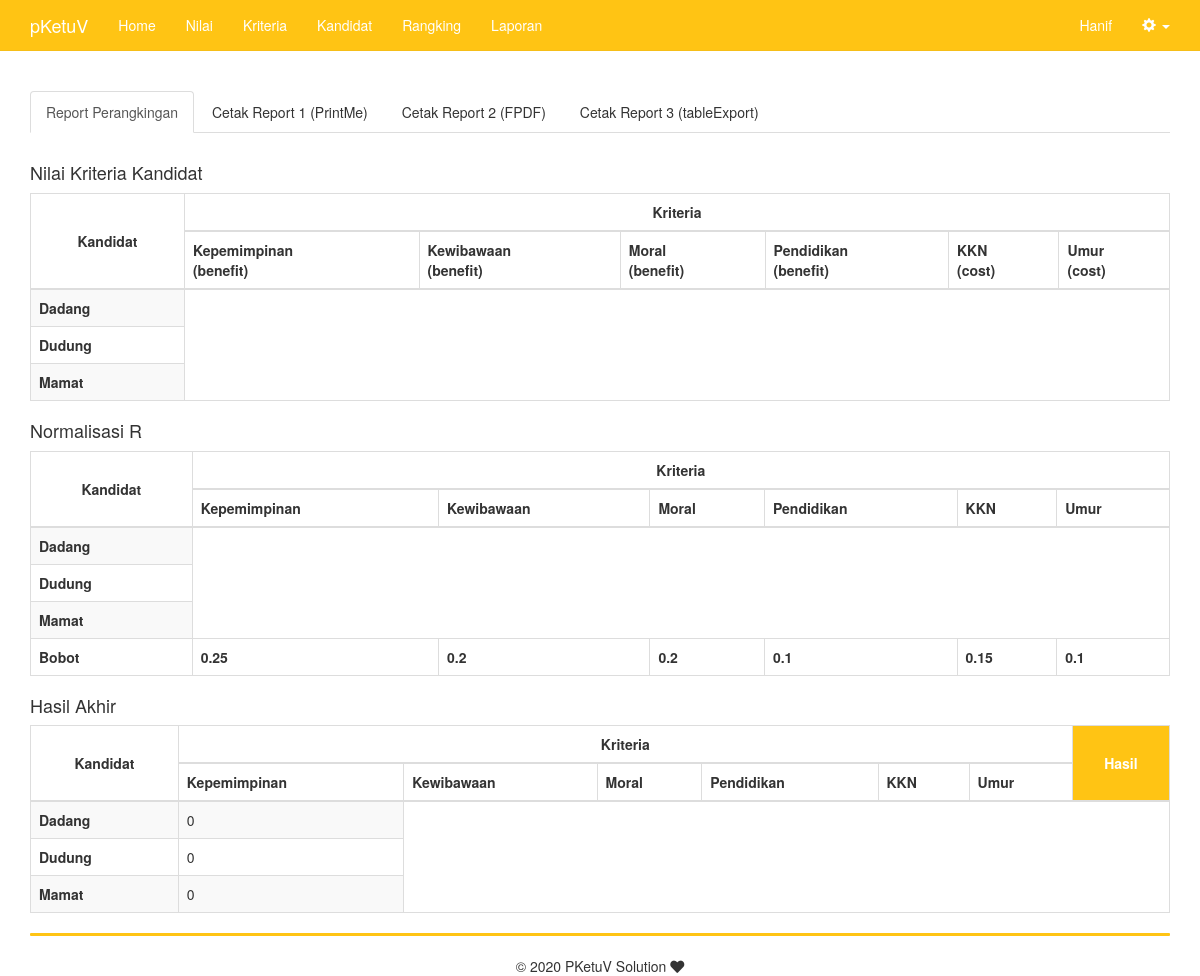
The page /report.php (signed in) on the database its author committed.
### tables this page shows
CREATE TABLE `criteria` (
  `id_kriteria` int(11) NOT NULL,
  `nama_kriteria` varchar(255) NOT NULL,
  `tipe_kriteria` varchar(10) NOT NULL,
  `bobot_kriteria` double NOT NULL
);

CREATE TABLE `candidate` (
  `id_candidate` int(11) NOT NULL,
  `id_pengguna` int(11) NOT NULL,
  `nama_candidate` varchar(255) NOT NULL,
  `hasil_candidate` double NULL
);

### includes/criteria.inc.php (called while the page is built, shortened)
<?php
class criteria{
	private $conn;
	private $table_name = "criteria";
	public function __construct($db){
		$this->conn = $db;
	}
	function readAll(){
		$query = "SELECT * FROM ".$this->table_name." ORDER BY id_kriteria ASC";
		$stmt = $this->conn->prepare( $query );
		$stmt->execute();
		return $stmt;
	}
}
?>

### includes/candidate.inc.php (called while the page is built, shortened)
<?php
class candidate{
	private $conn;
	private $table_name = "candidate";
	public function __construct($db){
		$this->conn = $db;
	}
	function readAll(){
		$query = "SELECT * FROM ".$this->table_name." ORDER BY id_candidate ASC";
		$stmt = $this->conn->prepare( $query );
		$stmt->execute();
		return $stmt;
	}
}
?>

### report.php (the view, shortened to what this page needs)
<?php
if (isset($_SESSION['role'])) {
    if ($_SESSION['role'] === base64_encode('Visitor')) { ?>
        <div class="container">
            <div class="text-center">Halaman ini hanya untuk hak akses Admin dan Peserta saja!</div>
        </div>
    <?php } else {
$config = new Config();
$db = $config->getConnection();
?>
<!DOCTYPE html>
<html lang="en">
  <head>
    <link href="vendor/bootstrap/css/bootstrap.min.css" rel="stylesheet">
    <link href="css/dataTables.bootstrap.min.css" rel="stylesheet">
    <link href="vendor/fontawesome/css/all.min.css" rel="stylesheet">
    <link href="css/custom.css" rel="stylesheet">
  </head>
  <body>
	<nav class="navbar navbar-default navbar-static-top navbar-custom">
	  <div class="container">
		<div class="navbar-header">
		  <a class="navbar-brand" href="/">pKetuV</a>
		</div>
		<div class="collapse navbar-collapse" id="bs-example-navbar-collapse-1">
		  <ul class="nav navbar-nav">
		  	<li><a href="index.php">Home</a></li>
			<?php if (isset($_SESSION['role'])) {
				if ($_SESSION['role'] === base64_encode('Peserta')) { ?>
					<li><a href="report.php">Laporan</a></li>
				<?php } elseif ($_SESSION['role'] === base64_encode('Admin')) { ?>
			<li><a href="value.php">Nilai</a></li>
			<li><a href="criteria.php">Kriteria</a></li>
			<li><a href="candidate.php">Kandidat</a></li>
			<li><a href="ranking.php">Rangking</a></li>
			<li><a href="report.php">Laporan</a></li>
			<?php }
			} ?>
		  </ul>
		  <ul class="nav navbar-nav navbar-right">
			<li><a href="profile.php"><?php echo $_SESSION['nama_lengkap'] ?></a></li>
			<li class="dropdown">
			  <a href="#" class="dropdown-toggle" data-toggle="dropdown" role="button" aria-haspopup="true" aria-expanded="false"><span class="glyphicon glyphicon-cog"></span> <span class="caret"></span></a>
			</li>
		  </ul>
		</div>
	  </div>
	</nav>
    <div id="container" class="container">
<?php
include_once 'includes/candidate.inc.php';
$pro1 = new candidate($db);
$stmt1 = $pro1->readAll();
$stmt1x = $pro1->readAll();
$stmt1y = $pro1->readAll();
include_once 'includes/criteria.inc.php';
$pro2 = new criteria($db);
$stmt2 = $pro2->readAll();
$stmt2x = $pro2->readAll();
$stmt2y = $pro2->readAll();
$stmt2yx = $pro2->readAll();
?>
	<br/>
	<div>
	  <ul class="nav nav-tabs" role="tablist">
	    <li role="presentation" class="active"><a href="#ranking" aria-controls="ranking" role="tab" data-toggle="tab">Report Perangkingan</a></li>
	    <li role="presentation" style="cursor: pointer;"><a id="cetak" role="tab">Cetak Report 1 (PrintMe)</a></li>
	    <li role="presentation"><a href="report-cetak.php" role="tab">Cetak Report 2 (FPDF)</a></li>
	    <li role="presentation" style="cursor: pointer;"><a onClick ="$('#container').tableExport({type:'png',escape:'false'});" role="tab">Cetak Report 3 (tableExport)</a></li>
	  </ul>
	  <div class="tab-content">
	    <div role="tabpanel" class="tab-pane active" id="ranking">
	    	<br/>
	    	<h4>Nilai Kriteria Kandidat</h4>
			<table width="100%" class="table table-striped table-bordered">
		        <thead>
		            <tr>
		                <th rowspan="2" style="vertical-align: middle" class="text-center">Kandidat</th>
		                <th colspan="<?php echo $stmt2x->rowCount(); ?>" class="text-center">Kriteria</th>
		            </tr>
		            <tr>
		            <?php
					while ($row2x = $stmt2x->fetch(PDO::FETCH_ASSOC)){
					?>
		                <th><?php echo $row2x['nama_kriteria'] ?><br/>(<?php echo $row2x['tipe_kriteria'] ?>)</th>
		            <?php
					}
					?>
		            </tr>
		        </thead>
		        <tbody>
		<?php
		while ($row1x = $stmt1x->fetch(PDO::FETCH_ASSOC)){
		?>
		            <tr>
		                <th><?php echo $row1x['nama_candidate'] ?></th>
		            </tr>
		<?php
		}
		?>
		        </tbody>
		    </table>
	    	<h4>Normalisasi R</h4>
			<table width="100%" class="table table-striped table-bordered">
		        <thead>
		            <tr>
		                <th rowspan="2" style="vertical-align: middle" class="text-center">Kandidat</th>
		                <th colspan="<?php echo $stmt2y->rowCount(); ?>" class="text-center">Kriteria</th>
		            </tr>
		            <tr>
		            <?php
					while ($row2y = $stmt2y->fetch(PDO::FETCH_ASSOC)){
					?>
		                <th><?php echo $row2y['nama_kriteria'] ?></th>
		            <?php
					}
					?>
		            </tr>
		        </thead>
		        <tbody>
		<?php
		while ($row1y = $stmt1y->fetch(PDO::FETCH_ASSOC)){
		?>
		            <tr>
		                <th><?php echo $row1y['nama_candidate'] ?></th>
		            </tr>
		<?php
		}
		?><tr>
			<td><b>Bobot</b></td>
		            <?php
					while ($row2yx = $stmt2yx->fetch(PDO::FETCH_ASSOC)){
					?>
		                <td><b><?php echo $row2yx['bobot_kriteria'] ?></b></td>
		            <?php
					}
					?>
		            </tr>
		        </tbody>
		    </table>
		    <h4>Hasil Akhir</h4>
			<table width="100%" id="table-akhir" class="table table-striped table-bordered">
		        <thead>
		            <tr>
		                <th rowspan="2" style="vertical-align: middle" class="text-center">Kandidat</th>
		                <th colspan="<?php echo $stmt2->rowCount(); ?>" class="text-center">Kriteria</th>
		                <th rowspan="2" style="vertical-align: middle" class="text-center" id="bg-hasil">Hasil</th>
		            </tr>
		            <tr>
		            <?php
					while ($row2 = $stmt2->fetch(PDO::FETCH_ASSOC)){
					?>
		                <th><?php echo $row2['nama_kriteria'] ?></th>
		            <?php
					}
					?>
		            </tr>
		        </thead>
		        <tbody>
		<?php
		while ($row1 = $stmt1->fetch(PDO::FETCH_ASSOC)){
		?>
		            <tr>
		                <th><?php echo $row1['nama_candidate'] ?></th>
						<td>
							<?php
							echo $row1['hasil_candidate'];
							?>
						</td>
		            </tr>
		<?php
		}
		?>
		        </tbody>
		    </table>
	    </div>
	  </div>
	</div>
	<?php } } ?>
	<hr class="hr-footer">
    <div class="footer">
        <footer class="text-center">&copy; <?=date("Y")?> PKetuV Solution <i class="fas fa-heart"></i></footer>
    </div>
	</div>
  </body>
</html>

### css/custom.css (style rules this page uses)
.hr-footer { color: #ffc414; border-radius: 1px; border-color: #ffc414; border-width: medium; }
#bg-hasil { background: #ffc414;color: white; }
.navbar-custom { background-color: #ffc414; border-color: #f6be18; }
.navbar-custom .navbar-brand { color: #ffffff; }
.navbar-custom .navbar-nav > li > a { color: #ffffff; }
.navbar-custom .navbar-collapse, .navbar-custom .navbar-form { border-color: #ffffff; }
a { color: inherit; }

### rows shown on the page
criteria: nama_kriteria "Kepemimpinan", tipe_kriteria "benefit", bobot_kriteria "0.25"
criteria: nama_kriteria "Kewibawaan", tipe_kriteria "benefit", bobot_kriteria "0.2"
criteria: nama_kriteria "Moral", tipe_kriteria "benefit", bobot_kriteria "0.2"
criteria: nama_kriteria "Pendidikan", tipe_kriteria "benefit", bobot_kriteria "0.1"
criteria: nama_kriteria "KKN", tipe_kriteria "cost", bobot_kriteria "0.15"
criteria: nama_kriteria "Umur", tipe_kriteria "cost", bobot_kriteria "0.1"
candidate: nama_candidate "Dadang", hasil_candidate "0"
candidate: nama_candidate "Dudung", hasil_candidate "0"
candidate: nama_candidate "Mamat", hasil_candidate "0"

### other values the page prints
$_SESSION['nama_lengkap'] "Hanif"
